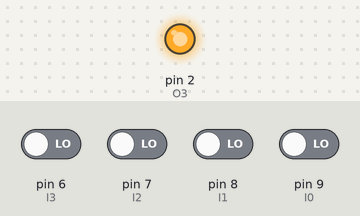
The sketch below on a simulated Arduino Uno, built with avr-gcc and run on an emulated ATmega328P. Parts: output pins drawn as LEDs (lit = HIGH). Inputs (shaded band) come from the test bench; at power-on: pin 6 (I3), pin 7 (I2), pin 8 (I1), pin 9 (I0) LOW. Pins used as bus, display or sensor lines are not drawn; what the sketch prints to the serial monitor is not drawn.

Above: at 0.1 s.
Timing chart, 0 to 1.6 s (numbered marks = the images above):
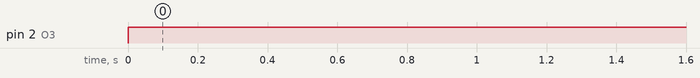

The sketch:

3-04_tecladoMatricial.ino
```cpp
int I0 = 9;
int I1 = 8;
int I2 = 7;
int I3 = 6;

int O0 = 5;
int O1 = 4;
int O2 = 3;
int O3 = 2;

int boton = 0;

void setup() {
  pinMode(I0,INPUT);
  pinMode(I1,INPUT);
  pinMode(I2,INPUT);
  pinMode(I3,INPUT);

  pinMode(O0,OUTPUT);
  pinMode(O1,OUTPUT);
  pinMode(O2,OUTPUT);
  pinMode(O3,OUTPUT);

  Serial.begin(9600);
}

void loop() {
  // CASO 1
  digitalWrite(O1,LOW);
  digitalWrite(O2,LOW);
  digitalWrite(O3,LOW);
  digitalWrite(O0,HIGH);

  if(digitalRead(I0) == 1){
    boton = 1;
  }
  if(digitalRead(I1) == 1){
    boton = 5;
  }
  if(digitalRead(I2) == 1){
    boton = 9;
  }
  if(digitalRead(I3) == 1){
    boton = 13;
  }

  // CASO 2
  digitalWrite(O0,LOW);
  digitalWrite(O2,LOW);
  digitalWrite(O3,LOW);
  digitalWrite(O1,HIGH);

  if(digitalRead(I0) == 1){
    boton = 2;
  }
  if(digitalRead(I1) == 1){
    boton = 6;
  }
  if(digitalRead(I2) == 1){
    boton = 10;
  }
  if(digitalRead(I3) == 1){
    boton = 14;
  }

  // CASO 3
  digitalWrite(O0,LOW);
  digitalWrite(O1,LOW);
  digitalWrite(O3,LOW);
  digitalWrite(O2,HIGH);

  if(digitalRead(I0) == 1){
    boton = 3;
  }
  if(digitalRead(I1) == 1){
    boton = 7;
  }
  if(digitalRead(I2) == 1){
    boton = 11;
  }
  if(digitalRead(I3) == 1){
    boton = 15;
  }

  // CASO 4
  digitalWrite(O0,LOW);
  digitalWrite(O1,LOW);
  digitalWrite(O2,LOW);
  digitalWrite(O3,HIGH);

  if(digitalRead(I0) == 1){
    boton = 4;
  }
  if(digitalRead(I1) == 1){
    boton = 8;
  }
  if(digitalRead(I2) == 1){
    boton = 12;
  }
  if(digitalRead(I3) == 1){
    boton = 16;
  }

  Serial.println(boton);
  boton = 0;
  delay(100);
}
```

Measured:
- by itself, pin 2 (O3): LOW → HIGH at 0.00 s
